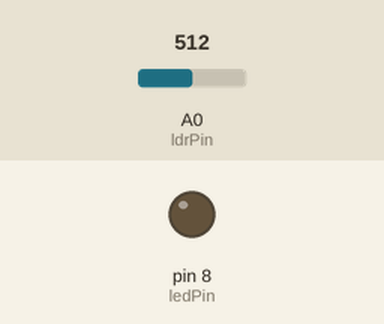
Bench run of a sketch on a simulated Arduino Uno, built with avr-gcc and run on an emulated ATmega328P. Shown: output pins drawn as LEDs (lit = HIGH). The test bench sets the inputs (shaded band); at power-on: A0 (ldrPin) = 512.

Above: at 1.2 s.
1.3 s: A0 (ldrPin) set to 485
At 2.3 s:
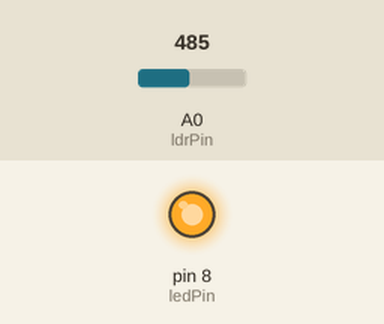
2.9 s: A0 (ldrPin) set to 510
At 3.5 s:
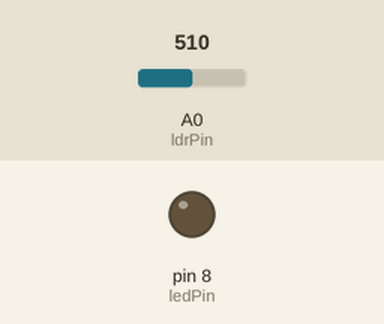
4.5 s: A0 (ldrPin) set to 490
At 6.0 s:
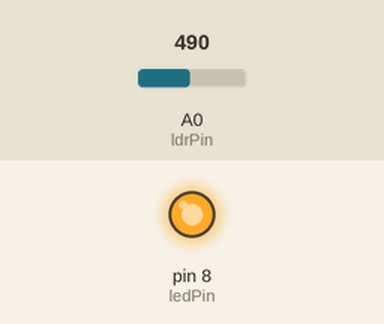
Timing chart, 0 to 7.5 s (numbered marks = the images above; inputs shaded):
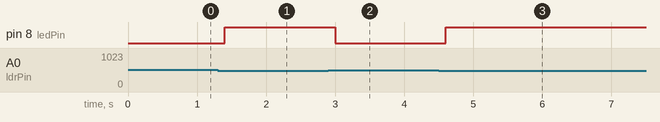

Measured:
- the behaviour switches between 500 and 499 on A0 (ldrPin) (found by bisection; images 0 and 1)
- after the input at 1.3 s, pin 8 (ledPin): LOW → HIGH after 0.10 s
- after the input at 2.9 s, pin 8 (ledPin): HIGH → LOW after 0.10 s
- after the input at 4.5 s, pin 8 (ledPin): LOW → HIGH after 0.10 s

The sketch:

smartStreetLight.ino
```cpp
int ledPin=8;
int ldrPin=A0;
int threshold=500;
// Light level threshold (adjust if needed)

void setup() {
  pinMode(ledPin,OUTPUT);
  Serial.begin(9600);

}

void loop() {
  int ldrValue=analogRead(ldrPin);
  if (ldrValue<threshold){
    digitalWrite(ledPin,HIGH);
  }
  else{
    digitalWrite(ledPin,LOW);
  }
  delay(200);


}
```
